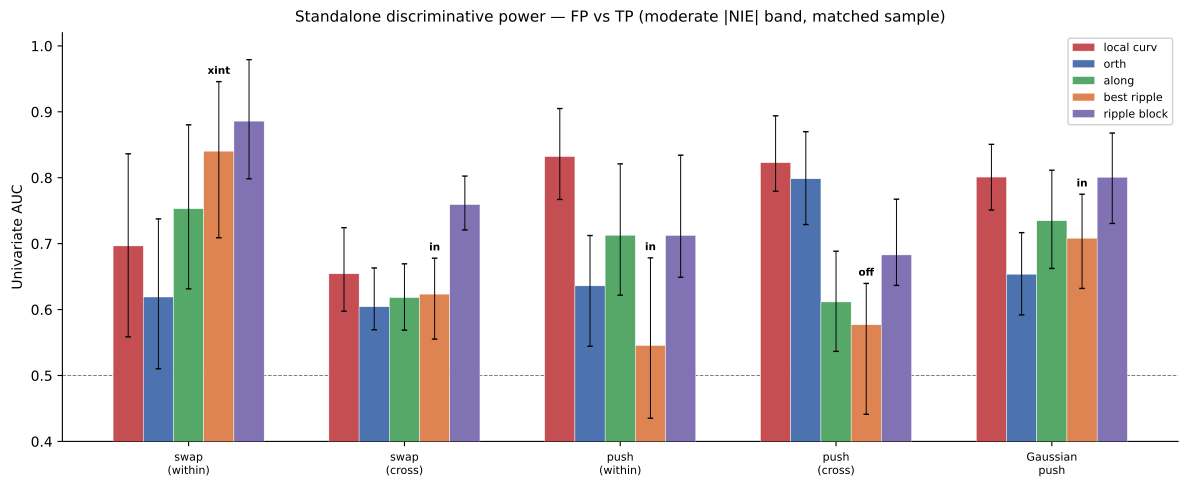

Here is the Python script that generated this plot:
"""Standalone discriminative power — FP vs TP (moderate |NIE| band).

Bars: local curvature, orth, along, best individual ripple (labeled), ripple block.
Ripple_frac only shown if it's the best individual.

Usage:
    python figures/fig_standalone_auc_fptp.py [--csv PATH]
"""
import argparse, warnings
import numpy as np
import pandas as pd
from sklearn.linear_model import LogisticRegression
from sklearn.metrics import roc_auc_score
import matplotlib
matplotlib.use("Agg")
import matplotlib.pyplot as plt

warnings.filterwarnings("ignore")

RIPPLE_FEATS = ["ripple_in_orth", "ripple_off_orth", "ripple_frac", "ripple_xint_in_orth"]
CURV_FEAT = "local_gap_frac"

RIPPLE_SHORT = {
    "ripple_in_orth": "in", "ripple_off_orth": "off",
    "ripple_frac": "frac", "ripple_xint_in_orth": "xint",
}

BUCKETS = [
    ("STR_swap_within",  "swap\n(within)"),
    ("STR_swap_cross",   "swap\n(cross)"),
    ("STR_push_within",  "push\n(within)"),
    ("STR_push_cross",   "push\n(cross)"),
    ("Gaussian_push",    "Gaussian\npush"),
]


def _strat_bucket(row):
    push = str(row["push_site"]) if pd.notna(row.get("push_site")) else ""
    strategy = str(row["strategy"]) if pd.notna(row.get("strategy")) else ""
    base, target = row.get("base_task"), row.get("target_task")
    within = pd.notna(target) and base == target
    if push == "input": return f"STR_swap_{'within' if within else 'cross'}"
    if push == "self": return f"{strategy}_self"
    if strategy == "STR": return f"STR_push_{'within' if within else 'cross'}"
    return f"{strategy}_push"


def build_fptp_moderate(df, bucket):
    sub = df[df["bucket"] == bucket].copy()
    ic = sub[sub["in_base_circuit"] == True]
    oc = sub[sub["in_base_circuit"] == False]
    thr = ic.groupby("combo")["abs_NIE"].median().to_dict()
    def above(row):
        t = thr.get(row["combo"])
        return t is not None and pd.notna(row["abs_NIE"]) and row["abs_NIE"] >= t
    pool = pd.concat([ic, oc])
    pool = pool[pool.apply(above, axis=1)].copy()
    med = pool["abs_NIE"].median()
    pool = pool[pool["abs_NIE"] <= med].copy()
    pool["label"] = (~pool["in_base_circuit"]).astype(float)
    return pool


def zscore(df, feats):
    out = df.copy()
    for f in feats:
        out[f"z_{f}"] = out.groupby("combo")[f].transform(
            lambda s: (s - s.mean()) / (s.std() + 1e-12))
    return out


def fit_auc_boot(clean, feats, B=300):
    z = [f"z_{f}" for f in feats]
    sub = clean.dropna(subset=z + ["label"]).copy()
    X = sub[z].values.astype(float)
    y = sub["label"].values
    mask = np.all(np.isfinite(X), axis=1)
    X, y = X[mask], y[mask]
    combos = sub["combo"].values[mask]
    if len(np.unique(y)) < 2 or len(y) < 20:
        return None, None, None
    lr = LogisticRegression(max_iter=2000, C=10.0)
    lr.fit(X, y)
    auc = roc_auc_score(y, lr.predict_proba(X)[:, 1])
    uc = np.unique(combos)
    rng = np.random.RandomState(0)
    boots = []
    for _ in range(B):
        idx = np.concatenate([np.where(combos == c)[0] for c in rng.choice(uc, len(uc), replace=True)])
        yb = y[idx]
        if len(np.unique(yb)) < 2: continue
        try:
            lrb = LogisticRegression(max_iter=2000, C=10.0)
            lrb.fit(X[idx], yb)
            boots.append(roc_auc_score(yb, lrb.predict_proba(X[idx])[:, 1]))
        except: continue
    return auc, np.percentile(boots, 2.5) if boots else auc, np.percentile(boots, 97.5) if boots else auc


def main():
    ap = argparse.ArgumentParser()
    ap.add_argument("--csv", default="interaction_analysis_ripplefull/rows.csv")
    ap.add_argument("--out", default="figures/fig_standalone_auc_fptp.pdf")
    ap.add_argument("--txt", default="figures/fig_standalone_auc_fptp.txt")
    args = ap.parse_args()

    df = pd.read_csv(args.csv)
    df["bucket"] = df.apply(_strat_bucket, axis=1)

    x = np.arange(len(BUCKETS))
    txt_lines = []

    # Dynamic bar count: curv, orth, along, best_ripple, ripple_block = 5
    bar_colors = {
        "local curv": "#C44E52",
        "orth":       "#4C72B0",
        "along":      "#55A868",
        "best ripple":"#DD8452",
        "ripple block":"#8172B3",
    }
    bar_names = list(bar_colors.keys())
    n_bars = len(bar_names)
    bar_w = 0.14

    fig, ax = plt.subplots(figsize=(12, 5))

    for bi, (bkey, blabel) in enumerate(BUCKETS):
        is_cross = "cross" in bkey
        pool = build_fptp_moderate(df, bkey)
        all_feats = ["orth_base", "along_nonbase_max", CURV_FEAT] + RIPPLE_FEATS
        if is_cross:
            all_feats.append("along_target")
        clean = zscore(pool, all_feats)

        # Find best individual ripple
        best_rip_auc, best_rip_feat = -1, RIPPLE_FEATS[0]
        for rf in RIPPLE_FEATS:
            a, _, _ = fit_auc_boot(clean, [rf])
            if a is not None and a > best_rip_auc:
                best_rip_auc, best_rip_feat = a, rf

        results = []
        # 1. local curv
        a, lo, hi = fit_auc_boot(clean, [CURV_FEAT])
        results.append((a, lo, hi, ""))
        # 2. orth
        a, lo, hi = fit_auc_boot(clean, ["orth_base"])
        results.append((a, lo, hi, ""))
        # 3. along
        along_f = ["along_nonbase_max"] + (["along_target"] if is_cross else [])
        a, lo, hi = fit_auc_boot(clean, along_f)
        results.append((a, lo, hi, ""))
        # 4. best ripple individual
        a, lo, hi = fit_auc_boot(clean, [best_rip_feat])
        results.append((a, lo, hi, RIPPLE_SHORT[best_rip_feat]))
        # 5. ripple block
        a, lo, hi = fit_auc_boot(clean, RIPPLE_FEATS)
        results.append((a, lo, hi, ""))

        for mi, (auc, lo, hi, note) in enumerate(results):
            if auc is None: continue
            offset = (mi - n_bars / 2 + 0.5) * bar_w
            color = list(bar_colors.values())[mi]
            label = bar_names[mi] if bi == 0 else None
            ax.bar(x[bi] + offset, auc, bar_w,
                   yerr=[[auc - lo], [hi - auc]],
                   color=color, label=label,
                   capsize=2, error_kw={"linewidth": 0.7},
                   edgecolor="white", linewidth=0.3, zorder=3)
            if note:
                ax.text(x[bi] + offset, hi + 0.008, note,
                        ha="center", va="bottom", fontsize=7.5,
                        fontweight="bold", color="black")

            txt_lines.append(f"{blabel.replace(chr(10),' '):>18s}  {bar_names[mi]:>14s}  "
                             f"{auc:.3f}  [{lo:.3f}, {hi:.3f}]  {note}")

    ax.axhline(0.5, color="grey", ls="--", lw=0.7, zorder=1)
    ax.set_xticks(x)
    ax.set_xticklabels([lbl for _, lbl in BUCKETS], fontsize=8)
    ax.set_ylabel("Univariate AUC", fontsize=10)
    ax.set_ylim(0.40, 1.02)
    ax.set_title("Standalone discriminative power — FP vs TP (moderate |NIE| band, matched sample)",
                 fontsize=11, pad=8)
    ax.legend(fontsize=8, loc="upper right", framealpha=0.9)
    ax.spines["top"].set_visible(False)
    ax.spines["right"].set_visible(False)

    fig.tight_layout()
    fig.savefig(args.out, dpi=200, bbox_inches="tight")
    print(f"Saved {args.out}")
    with open(args.txt, "w") as f:
        f.write("\n".join(txt_lines) + "\n")
    print(f"Saved {args.txt}")


if __name__ == "__main__":
    main()
